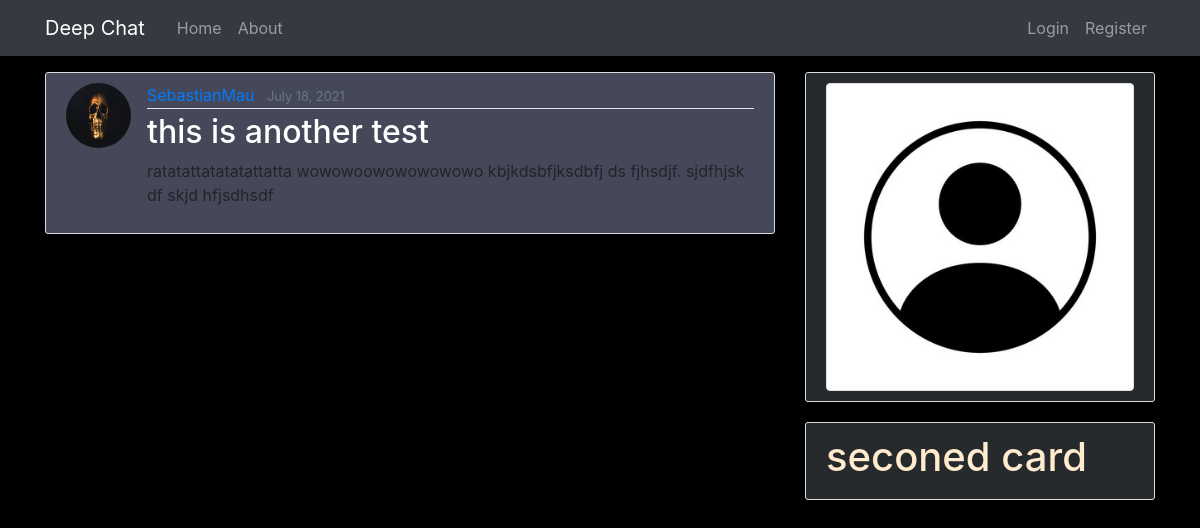
Screenshot of /post/28/ with the database file from the repository.
### blog/models.py (models this page shows, shortened)
class Post(models.Model):
    id = models.AutoField(primary_key=True)
    title = models.CharField(max_length=100)
    content = models.TextField()
    date_posted = models.DateTimeField(default=timezone.now) #current date time every update (auto_now=True) - current date time when created but never update (auto_now_add=True)
    author = models.ForeignKey(User, on_delete=models.CASCADE) #if user is deleted post deleted to (User, on_delete=models.CASCADE)

### users/models.py (models this page shows, shortened)
class Profile(models.Model):
    id = models.AutoField(primary_key=True)
    user = models.OneToOneField(User, on_delete=models.CASCADE) #"CASCADE" if user deleted delete profile
    image = models.ImageField(default='default.jpg', upload_to='profile_pics', blank=True)#directory the img get uploaded to

### blog/views.py (the view)
# urls.py: path('post/<int:pk>/', PostDetailView.as_view(), name='post-detail'),
class PostDetailView(DetailView):
    model = Post

### blog/templates/blog/post_detail.html (shortened to what this page needs)
{% extends "blog/base.html" %}
{% block content %}
    <article style="background-color: #454859;" class="media content-section">
        <img class="rounded-circle article-img" src="{{ object.author.profile.image.url }}" alt="">
        <div class="media-body">
        <div class="article-metadata">
            <a class="mr-2" href="{% url 'user-posts' object.author.username %}">{{ object.author }}</a>
            <small class="text-muted">{{ object.date_posted|date:"F d, Y" }}</small>
        </div>
        <h2 style="color: white;" class="article-title">{{ object.title }}</h2>
        <p class="article-content">{{ object.content }}</p>
        </div>
    </article>
{% endblock content %}

### blog/static/blog/main.css (style rules this page uses)
body { background: #fafafa; color: #333333; margin-top: 5rem; }
h1, h2, h3, h4, h5, h6 { color: #444444; }
.content-section { background: #ffffff; padding: 10px 20px; border: 1px solid #dddddd; border-radius: 3px; margin-bottom: 20px; }
.article-title { color: #444444; }
.article-content { white-space: pre-line; }
.article-img { height: 65px; width: 65px; margin-right: 16px; }
.article-metadata { padding-bottom: 1px; margin-bottom: 4px; border-bottom: 1px solid #e3e3e3 }

### rows the page displays
Post: author.profile.image (picture), author "SebastianMau", date_posted "July 18, 2021", title "this is another test", content "ratatattatatatattatta wowowoowowowowowo kbjkdsbfjksdbfj ds fjhsdjf. sjdfhjsk df skjd hfjsdhsdf"
